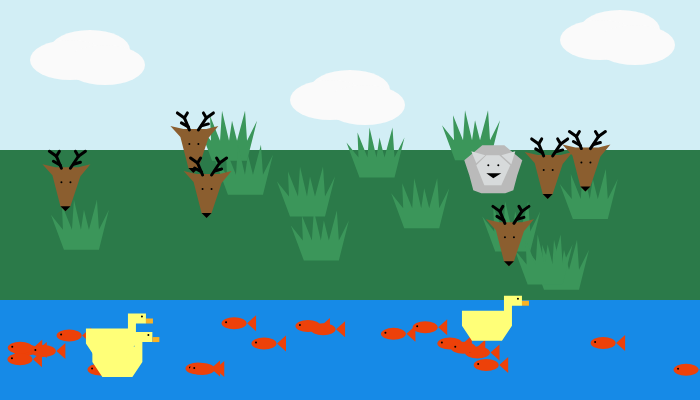
Frame 1 (no input)
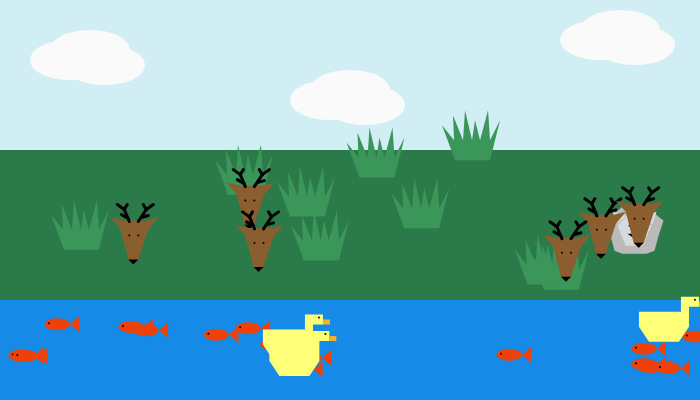
Frame 60 (no input)
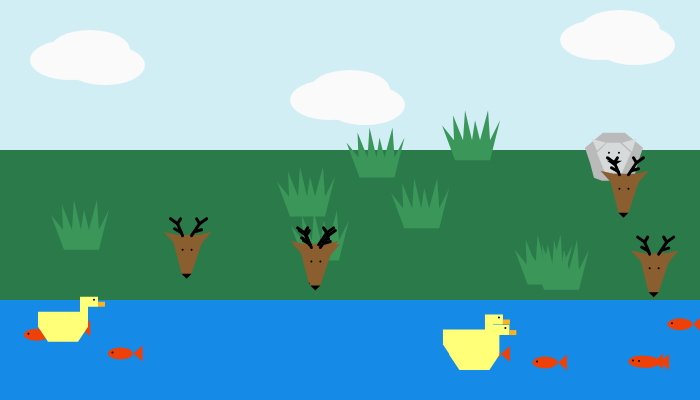
Frame 120 (the mouse pressed at the canvas centre since frame 60)

The p5.js sketch that drew these frames (run headless with seeded random() and noise() and a simulated clock; from frame 60 on, the mouse is pressed at the canvas centre):

// p5.js sketch
// ── sketch.js
var elTigre;
var losTigres= [];
var numTigres = 1;

var elVenado;
var losVenados = [];
var numVenados = 6;

var elArbusto;
var losArbustos = [];
var numArbustos = 12;

var elPato;
var losPatos = [];
var numPatos = 3;

var elPez;
var losPeces = [];
var numPeces = 20;


function setup() { 
  createCanvas(700, 400);
  
  //elTigre = new Tigrecito();
  for(var i = 0; i < numTigres; i = i + 1) {
  losTigres[i] = new Tigrecito();
  }
  
  //elVenado = new Venadito();
  for(var a = 0; a < numVenados; a = a + 1) {
  losVenados[a] = new Venadito(); 
  }
  
  //elArbusto = new Arbustico();
  for(var e = 0; e < numArbustos; e = e + 1) {
  losArbustos[e] = new Arbustico();
  }
  
  //elPato = new Patico();
  for(var o = 0; o < numPatos; o = o + 1) {
  losPatos[o] = new Patico();
  }
  
  //elPez = new Pececito();
  for(var u = 0; u < numPeces; u = u + 1) {
  losPeces[u] = new Pececito();
  }
  
  } 

function draw() { 
  background(210, 238, 245);
  
//Nubes
  
  noStroke();
  fill(250, 250, 250);
  ellipse(90, 50, 80, 40);
  ellipse(70, 60, 80, 40);
  ellipse(105, 65, 80, 40);
  
  ellipse(350, 90, 80, 40);
  ellipse(330, 100, 80, 40);
  ellipse(365, 105, 80, 40);
  
  ellipse(620, 30, 80, 40);
  ellipse(600, 40, 80, 40);
  ellipse(635, 45, 80, 40);
  
//Agua
  
  noStroke();
  fill(22, 138, 231);
  rect(0, 300, 700, 100);
  
//Tierra
  
  fill(43, 122, 73);
  //fill(255, 255, 255);
  rect(0, 150, 700, 150);
  
//Arbusto
  
  for(var e = 0; e < numArbustos; e = e + 1) {
  losArbustos[e].dibujarse();
  
//Venado come arbustos

  for(var a = 0; a < numVenados; a = a + 1) {
  var distanCentro = dist(losVenados[a].x, losVenados[a].y, losArbustos[e].x, losArbustos[e].y);

  if (distanCentro < losVenados[a].x/25) {
  losArbustos[e].morir();
  }
    
  }
    
  }
  //fill(49, 130, 80);
  //fill(251, 207, 72);
  //beginShape();
  //vertex(30, 240);
  //vertex(65, 240);
  //vertex(75, 200);
  //vertex(65, 220);
  //vertex(63, 190);
  //vertex(55, 220);
  //vertex(50, 200);
  //vertex(47, 220);
  //vertex(40, 190);
  //vertex(38, 220);
  //vertex(28, 195);
  //vertex(29, 220);
  //vertex(17, 205);
  //endShape(CLOSE);
  
//Tigre
  
  for(var i = 0; i < numTigres; i = i + 1) {
  losTigres[i].dibujarse();
  losTigres[i].moverse();
  }

//Venado
  
  for(var a = 0; a < numVenados; a = a + 1) {
  losVenados[a].dibujarse();
  losVenados[a].moverse();
  
//Tigre come venados

  for(var i = 0; i < numTigres; i = i + 1) {
  var distanciaCentro = dist(losTigres[i].x, losTigres[i].y, losVenados[a].x, losVenados[a].y);

  if(distanciaCentro < losTigres[i].x/30) {
  losVenados[a].morir();
  }
    
  }
    
  }
  
//Pez
  
  //elPez.dibujarse();
  //elPez.moverse();
  
  for (var u = 0; u < numPeces; u = u + 1) {
  losPeces[u].dibujarse();
  losPeces[u].moverse();
 
  
  //noStroke();
  //fill(237, 65, 9);
  //ellipse(50, 350, 25, 12);
  //triangle(38, 350, 28, 342, 28, 358);
  //fill(0, 0, 0);
  //ellipse(58, 349, 2, 2);
  
//Pato come peces
    
  for(var o = 0; o < numPatos; o = o + 1) {
  var disCentro = dist(losPatos[o].x, losPatos[o].y, losPeces[u].x, losPeces[u].y);

  if (disCentro < losPatos[o].x/30) {
  losPeces[u].morir();
  }
    
  }
    
  }
    
//Pato
  
  for(var o = 0; o < numPatos; o = o + 1) {
  losPatos[o].dibujarse();
  losPatos[o].moverse();
  }
  
  //fill(255, 255, 120);
  //beginShape();
  //vertex(23, 295);
  //vertex(33, 310);
  //vertex(63, 310);
  //vertex(73, 295);
  //vertex(73, 275);
  //vertex(83, 275);
  //vertex(83, 265);
  //vertex(65, 265);
  //vertex(65, 280);
  //vertex(23, 280);
  //endShape(CLOSE);
  
  //fill(250, 178, 37);
  //beginShape();
  //vertex(83, 275);
  //vertex(90, 275);
  //vertex(90, 270);
  //vertex(83, 270);
  //endShape(CLOSE);
  
  //fill(0, 0, 0);
  //ellipse(79, 268, 2, 2);
  
  }

//Arbusto

function Arbustico () {
  this.x = random(0, 650);
  this.y = random(150, 300);
  this.dirX = 1;
  this.dirY = 1;
  this.viva = true;
  
  this.dibujarse = function() {
  if (this.viva == true) {
  noStroke();
  fill(59, 150, 90);
  beginShape();
  vertex(this.x, this.y);
  vertex(this.x + 35, this.y);
  vertex(this.x + 45, this.y - 40);
  vertex(this.x + 35, this.y - 20);
  vertex(this.x + 33, this.y - 50);
  vertex(this.x + 25, this.y - 20);
  vertex(this.x + 20, this.y - 40);
  vertex(this.x + 17, this.y - 20);
  vertex(this.x + 10, this.y - 50);
  vertex(this.x + 8, this.y - 20);
  vertex(this.x - 2, this.y - 45);
  vertex(this.x - 1, this.y - 20);
  vertex(this.x - 13, this.y - 35);
  endShape(CLOSE);
  }
    
  }
  
  this.morir = function() {
  this.viva = false;
    
  }
  
  }
  
// Tigre 

function Tigrecito() {
  this.x = random(0, 650); 
  this.y = random(150, 200);
  this.dirX = 1;
  this.dirY = 1;
  
  this.dibujarse = function() {
  noStroke();
  fill(186, 186, 186);
  beginShape();
  vertex(this.x, this.y);
  vertex(this.x + 5, this.y + 15);
  vertex(this.x + 9, this.y + 30);
  vertex(this.x + 17, this.y + 33);
  vertex(this.x + 41, this.y + 33);
  vertex(this.x + 49, this.y + 30);
  vertex(this.x + 53, this.y + 15);
  vertex(this.x + 58, this.y);
  vertex(this.x + 40, this.y - 15);
  vertex(this.x + 18, this.y - 15);
  endShape(CLOSE);
  
  fill(215, 218, 219);
  triangle(this.x + 37, this.y - 5, this.x + 47, this.y + 4, this.x + 51, this.y - 9);
  triangle(this.x + 7, this.y - 9, this.x + 12, this.y + 3, this.x + 21, this. y - 5);
  
  beginShape();
  vertex(this.x + 22, this.y - 5);
  vertex(this.x + 12, this.y + 5);
  vertex(this.x + 20, this.y + 25);
  vertex(this.x + 37, this.y + 25);
  vertex(this.x + 46, this.y + 5);
  vertex(this.x + 35, this.y - 5);
  endShape(CLOSE);
  
  fill(0, 0, 0);
  ellipse(this.x + 24, this.y + 5, 2, 2);
  ellipse(this.x + 34, this.y + 5, 2, 2);
  
  triangle(this.x + 22, this.y + 13, this.x + 37, this.y + 13, this.x + 29, this.y + 18); 
    
  }
    
  this.moverse = function() {
      
  if (this.x >= 650 || this.x <= 0) {
  this.dirX = -this.dirX;
  this.x = this.x + (this.dirX*4);   
  }
  
  if (this.y >= 260 || this.y <= 130) {
  this.dirY = -this.dirY;
  this.y = this.y + (this.dirY*4);  
  }

  this.x = this.x + (this.dirX*random(0, 4));
  this.y = this.y + (this.dirY*random(0, 4));
  }
    
  }

//Venado

function Venadito() {
  this.x = random(0, width);
  this.y = random(100, height - 150);
  this.dirX = 1;
  this.dirY = 1;
  this.viva = true;

  this.dibujarse = function() {
  if(this.viva == true){
  noStroke();
  fill(139, 94, 47);
  beginShape();
  vertex(this.x, this.y);
  vertex(this.x + 10, this.y + 11);
  vertex(this.x + 18, this.y + 42);
  vertex(this.x + 23, this.y + 47);
  vertex(this.x + 28, this.y + 42);
  vertex(this.x + 38, this.y + 12);
  vertex(this.x + 48, this.y);
  vertex(this.x + 36, this.y + 3);
  vertex(this.x + 13, this.y + 3);
  endShape(CLOSE);
  
  fill(0, 0, 0);
  ellipse(this.x + 19, this.y + 18, 2, 2);
  ellipse(this.x + 28, this.y + 18, 2, 2);
  
  triangle(this.x + 18, this.y + 42, this.x + 23, this. y + 47, this.x + 28, this.y + 42);
  
  stroke(0, 0, 0);
  strokeWeight(3);
  line(this.x + 28, this.y + 4, this.x + 36, this.y - 8);
  line(this.x + 36, this.y - 8, this.x + 33, this.y - 13);
  line(this.x + 36, this.y - 8, this.x + 43, this.y - 13);
  line(this.x + 31, this.y, this.x + 38, this.y - 2);
  
  line(this.x + 19, this.y + 4, this.x + 14, this.y - 8);
  line(this.x + 14, this.y - 8, this.x + 17, this.y - 13);
  line(this.x + 14, this.y - 8, this.x + 7, this.y - 13);
  line(this.x + 18, this.y + 1, this.x + 11, this.y - 3);
    
  }
    
  }
  
  this.moverse = function() {
      
  if (this.x >= 650 || this.x <= 0) {
  this.dirX = -this.dirX;
  this.x = this.x + (this.dirX*4);
      
  }
    
  if (this.y >= 260 || this.y <= 130) {
  this.dirY = -this.dirY;
  this.y = this.y + (this.dirY*4);
     
  }

  this.x = this.x + (this.dirX*random(0, 2));
  this.y = this.y + (this.dirY*random(0, 2));
  
  }
  
  
  this.morir = function() {
  this.viva = false;
    
  }
  }

//Nacen venados

function keyReleased() {
 
  if (keyCode == 13) {
  numVenados = numVenados + 1;
  losVenados[losVenados.length] = new Venadito();
  }
  }
  
//Pato
  
function Patico () {
  this.x = random(0, width);
  this.y = random(300, height - 30);
  this.dirX = 1;
  this.dirY = 1;
  
  this.dibujarse = function() {
  noStroke();
  fill(255, 255, 120);
  beginShape();
  vertex(this.x, this.y);
  vertex(this.x + 10, this.y + 15);
  vertex(this.x + 40, this.y + 15);
  vertex(this.x + 50, this.y);
  vertex(this.x + 50, this.y - 20);
  vertex(this.x + 60, this.y - 20);
  vertex(this.x + 60, this.y - 30);
  vertex(this.x + 42, this.y - 30);
  vertex(this.x + 42, this.y - 15);
  vertex(this.x, this.y - 15);
  endShape(CLOSE);
  
  fill(250, 178, 37);
  beginShape();
  vertex(this.x + 60, this.y - 20);
  vertex(this.x + 67, this.y - 20);
  vertex(this.x + 67, this.y - 25);
  vertex(this.x + 60, this.y - 25);
  endShape(CLOSE);
    
  fill(0, 0, 0);
  ellipse(this.x + 56, this.y - 27, 2, 2);
    
  }
  
  this.moverse = function() {
  this.x = this.x + (3 * (this.dirX));
  if(this.x > width + 40  || this.x < -60){
  this.x = - 40;
  }
    
  this.y = this.y + (1 * this.dirY);
  if(this.y > height - 30 || this.y < 350){
  this.dirY = -this.dirY;
  }
  
  }
  
  }  

//Pez
  
function Pececito () {
  this.x = random(0, width);
  this.y = random(320, height - 30);
  this.dirX = 1;
  this.dirY = 1;
  this.viva = true;
  
  this.dibujarse = function() {
  if(this.viva == true){
  noStroke();
  fill(237, 65, 9);
  ellipse(this.x, this.y, 25, 12);
  triangle(this.x + 13, this.y, this.x + 22, this.y - 8, this.x + 22, this.y + 8);
  fill(0, 0, 0);
  ellipse(this.x - 8, this.y - 1, 2, 2);
  }
    
  }
  
  this.moverse = function() {
  this.x = this.x + (3 * (-this.dirX));
  if(this.x > width + 40 || this.x < -60){
  this.x = width + 40;
  }
    
  this.y = this.y + (1 * this.dirY);
  if(this.y > height - 30 || this.y < 350){
  this.dirY = -this.dirY;
  }
    
  }

  this.morir = function(){
  this.viva = false;
  }
  
  }

//Arrastrar peces

function mouseDragged () {
  
  for(var u = 0; u < numPeces; u ++) {
    
  if(dist(mouseX, mouseY, losPeces[u].x, losPeces[u].y)) {
  
  losPeces[u].arrastrar();
    
    
  }
  }
  
  this.arrastrar = function() {
  this.x = mouseX;
  this.y = mouseY;
  }
  
}
